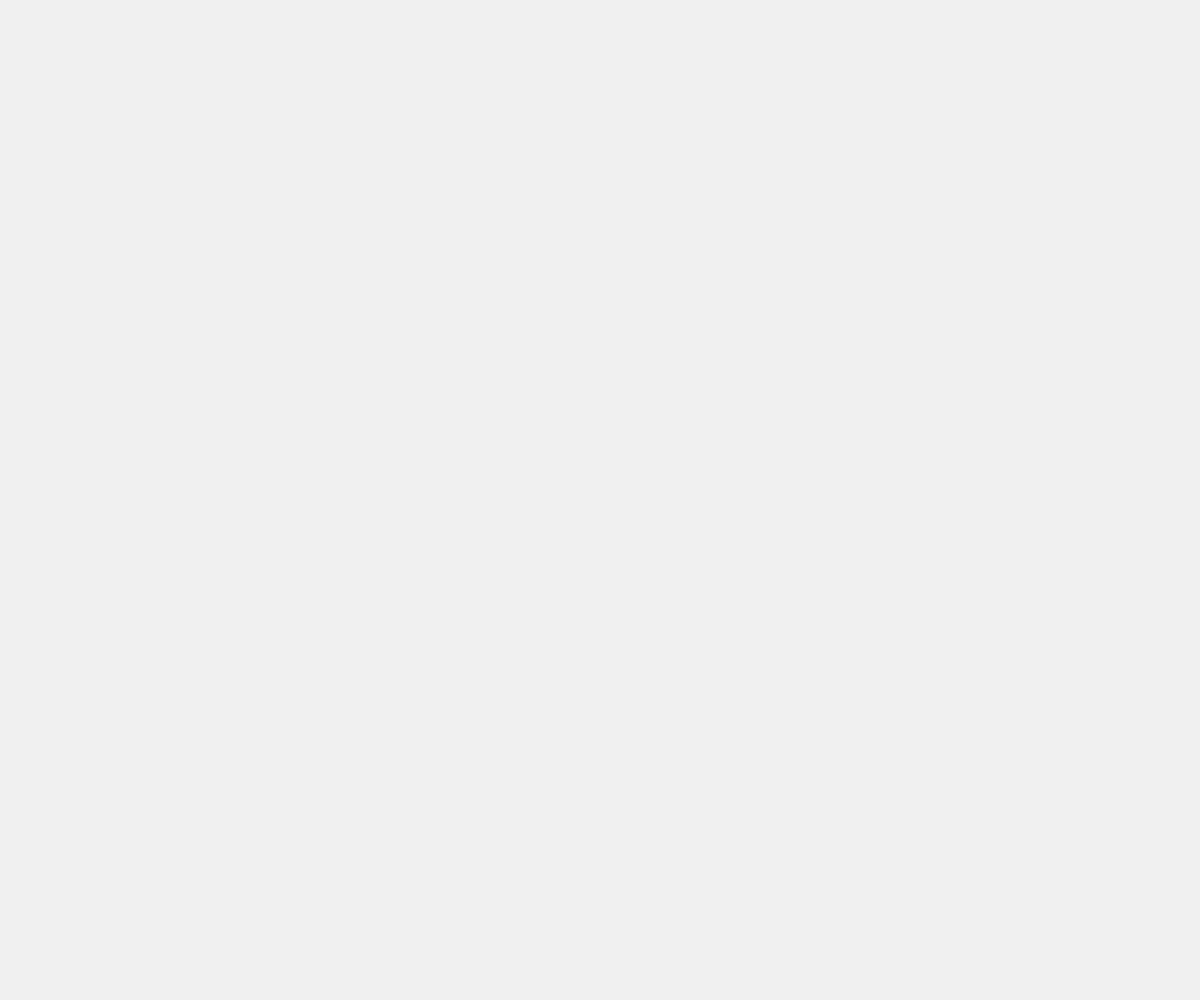
Frame 1 (no input)
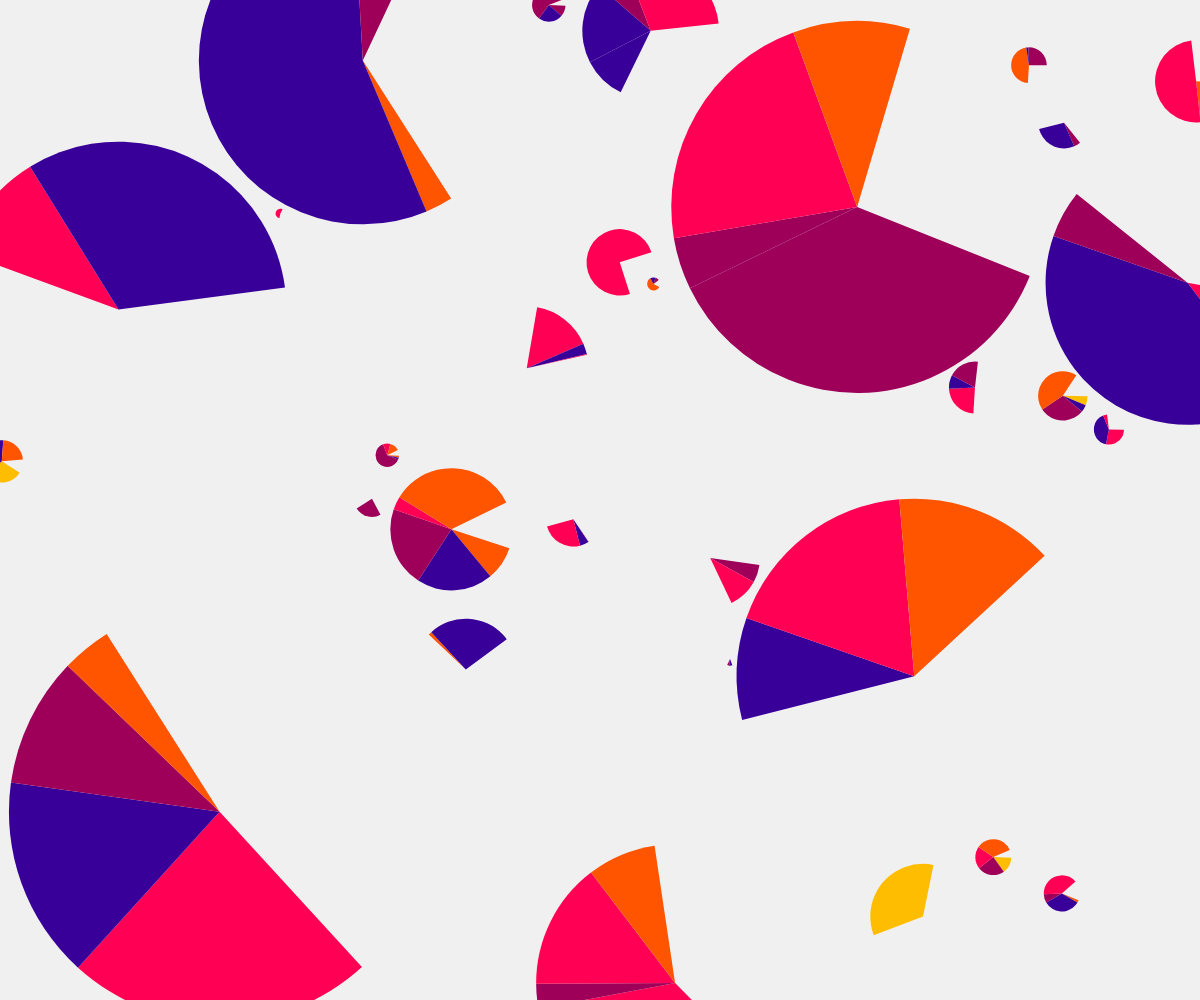
Frame 60 (no input)
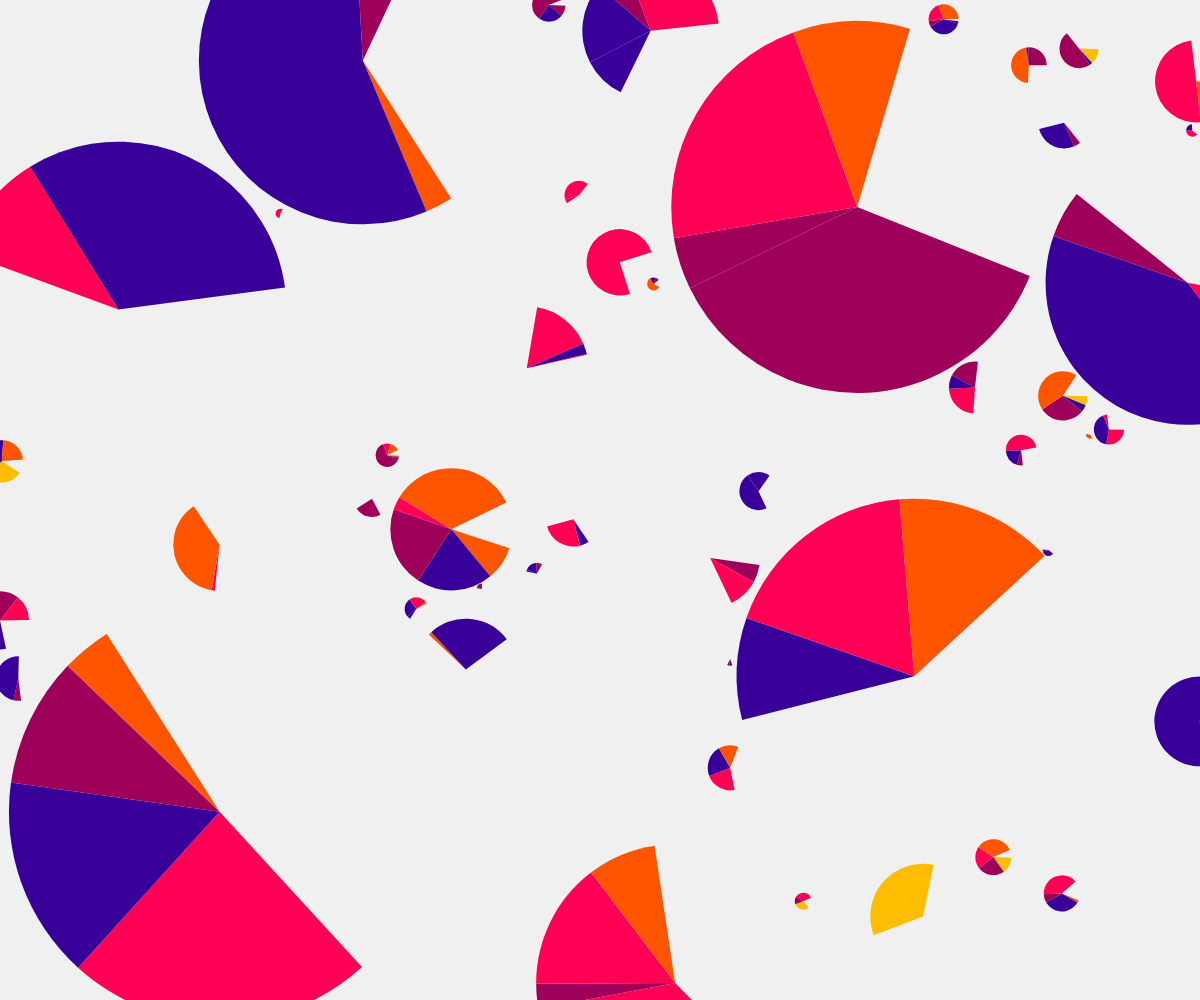
Frame 120 (the mouse pressed at the canvas centre since frame 60)

The p5.js sketch that drew these frames (run headless with seeded random() and noise() and a simulated clock; from frame 60 on, the mouse is pressed at the canvas centre):

// p5.js sketch
// ── sketch.js
let circles = [];
let colors;

function setup() {
    createCanvas(windowWidth, windowHeight);
    colorMode(RGB, 255);

    colors = [
        "#390099", "#9e0059", "#ff0054", "#ff5400", "#ffbd00"
    ]

    noStroke();
}

function spawnCircle() {
    let x = random(width);
    let y = random(height);
    let r = maxSize(x, y) * random(0.25, 0.95);
    if (r > 5) {
        circles.push(new Shape({
            x: x,
            y: y,
            r: r,
            c: [random(colors)].concat(colors.filter((_) => random([true, false])))

        }));
    }
}

function maxSize(x, y) {
    let m = width / 5;
    for (let i = 0; i < circles.length; i++) {
        let c = circles[i];
        let distance = dist(x, y, c.x, c.y);
        m = min([distance - c.r / 2, m]);
    }
    return m * 2;
}

function draw() {
    background(240);

    for (let i = 0; i < circles.length; i++) {
        let c = circles[i];
        c.draw();
    }

    spawnCircle();
}
// ── shape.js
function Shape({
    r,
    x,
    y,
    c
}) {
    this.r = r;
    this.x = x;
    this.y = y;
    this.colors = c;
    this.thetas = c.map((x) => random(0, 2 * PI)).sort();

    this.draw = function() {
        for (let i = 0; i < this.colors.length; i++) {
            fill(this.colors[i]);

            arc(this.x, this.y, this.r, this.r, this.thetas[i], this.thetas[i + 1 % this.thetas.length], PIE);

        }
    }
}
